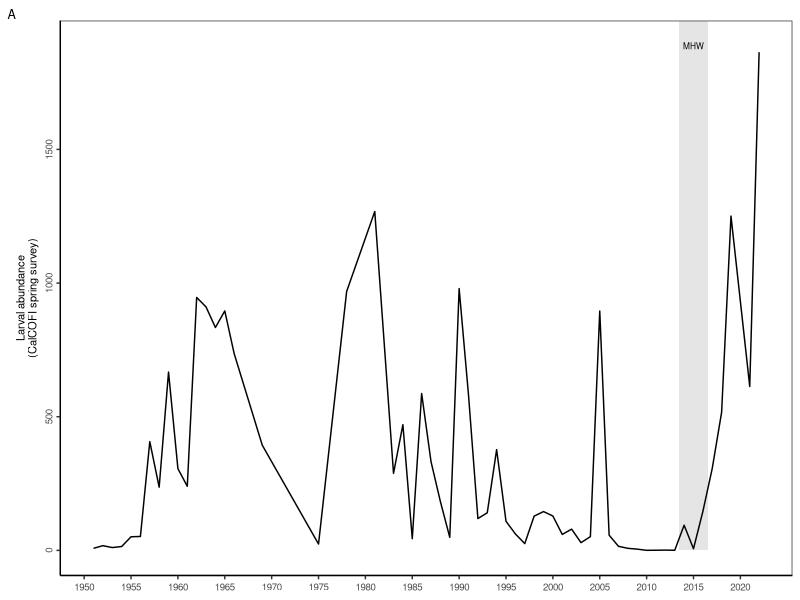
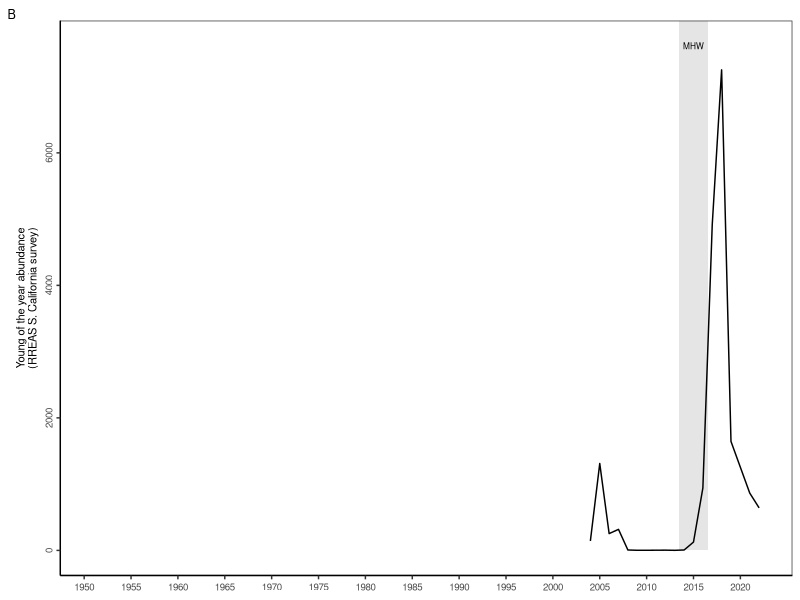
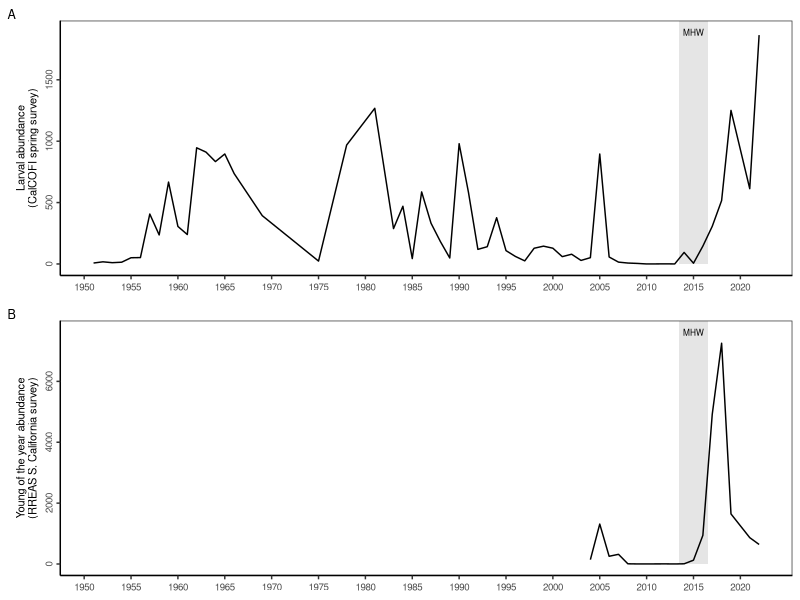

Generate these figures, in order, with R: (Note: this script raises an error after producing the figures.)

# Clear workspace
rm(list = ls())

# Setup
################################################################################

# Packages
library(lubridate)
library(tidyverse)

# Directories
plotdir <- "figures"

# Read data
data_orig <- read.csv("data/case_study_data/anchovy/mean larval and yoy anchovy.csv")

# Format data
data1 <- data_orig %>%
  mutate(variable=case_when(variable=="ln mean yoy anchovy from southern CA" ~ "YOY",
                            T ~ "Larval abundance"))

# Format data
data2 <- read.csv("data/case_study_data/anchovy/spring anchovy from core CalCOFI stations.csv")  %>%
  select(-X) %>%
  setNames(c("year", "n", "n_log"))



# Plot data
################################################################################

# Theme
my_theme <-  theme(axis.text=element_text(size=7),
                   axis.title=element_text(size=8),
                   axis.title.x=element_blank(),
                   axis.text.y = element_text(angle = 90, hjust = 0.5),
                   plot.tag = element_text(size=9),
                   plot.tag.position = "topleft",
                   # Gridlines
                   panel.grid.major = element_blank(),
                   panel.grid.minor = element_blank(),
                   panel.background = element_blank(),
                   axis.line = element_line(colour = "black"),
                   # Legend
                   legend.background = element_rect(fill=alpha('blue', 0)))

# Plot data
# data1 <- data %>% filter(variable=="Larval abundance")
g1 <- ggplot(data2, aes(x=year, y=n)) +
  # Label heatwave
  geom_rect(xmin=2013.5, xmax=2016.5, ymin=0, ymax=Inf, fill="grey90", show.legend = F) +
  annotate(geom="text", label="MHW", x=2015, y=max(data1$value)*1.05, size=2.1) +
  # Data
  geom_line() +
  # Labels
  labs(x="Year", y="Larval abundance\n(CalCOFI spring survey)", tag="A") +
  scale_x_continuous(breaks=seq(1950,2020,5), lim=range(data2$year)) +
  # Theme
  theme_bw() + my_theme
g1

# Plot data
data3 <- data1 %>% filter(variable=="YOY")
g2 <- ggplot(data3, aes(x=year, y=exp(value))) +
  # Label heatwave
  geom_rect(xmin=2013.5, xmax=2016.5, ymin=0, ymax=Inf, fill="grey90", show.legend = F) +
  annotate(geom="text", label="MHW", x=2015, y=max(data3$value %>% exp())*1.05, size=2.1) +
  # Data
  geom_line() +
  # Labels
  labs(x="Year", y="Young of the year abundance\n(RREAS S. California survey)", tag="B") +
  scale_x_continuous(breaks=seq(1950,2020,5), lim=range(data2$year)) +
  # Theme
  theme_bw() + my_theme
g2

# Merge plots
g <- gridExtra::grid.arrange(g1, g2, ncol=1)

# Export plot
ggsave(g, filename=file.path(plotdir, "FigS3_anchovy_case_study.png"),
       width=6.5, height=4, units="in", dpi=600)


